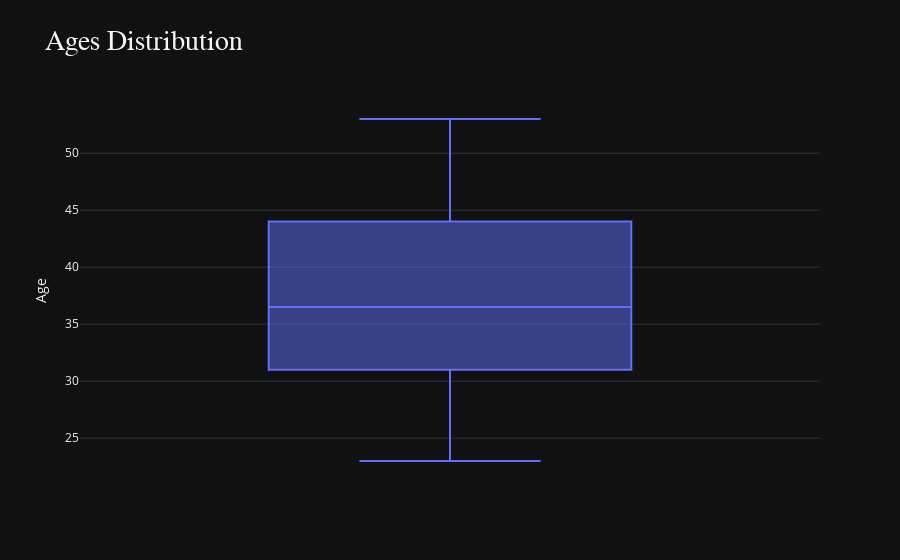

The cell this chart's notebook holds for it:
### Code cell
fig = px.box(
    y=df["Age"], 
    title= "Ages Distribution",
    template="plotly_dark",
    labels={"y" :"Age"},
)
custome_layout()

iplot(fig)

### Figure 1 — Plotly figure (JSON) as saved in the notebook; plotly's stock layout.template omitted (floating-point values rounded to 4 significant figures; data arrays with more than 128 entries replaced by an {"elided": "..."} marker saying what was removed)
{"data": [{"alignmentgroup": "True", "hovertemplate": "Age=%{y}<extra></extra>", "legendgroup": "", "marker": {"color": "#636efa"}, "name": "", "notched": false, "offsetgroup": "", "orientation": "v", "showlegend": false, "type": "box", "x0": " ", "xaxis": "x", "y": {"elided": "324 float values"}, "y0": " ", "yaxis": "y"}], "layout": {"boxmode": "group", "hoverlabel": {"bgcolor": "#111", "font": {"family": "arial", "size": 16}}, "legend": {"tracegroupgap": 0}, "showlegend": false, "title": {"font": {"family": "tahoma", "size": 28}, "text": "Ages Distribution"}, "xaxis": {"anchor": "y", "domain": [0, 1]}, "yaxis": {"anchor": "x", "domain": [0, 1], "title": {"text": "Age"}}}}
